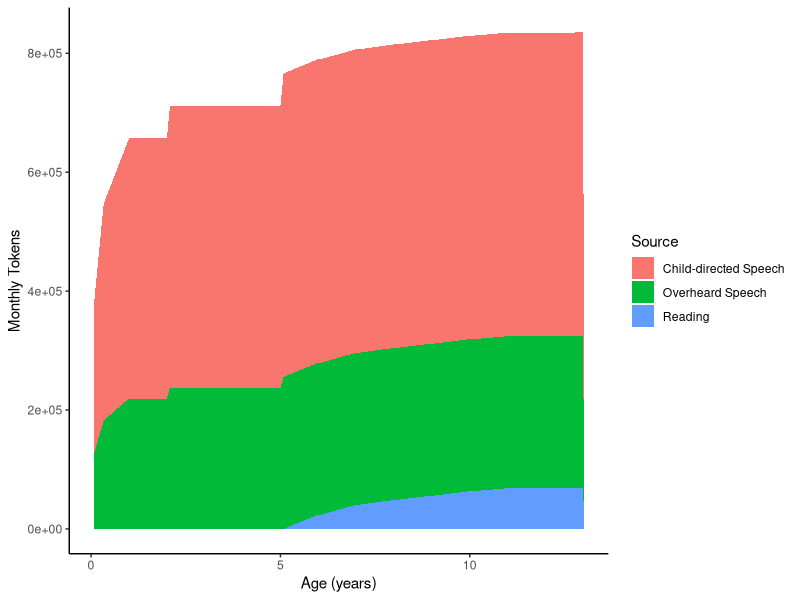
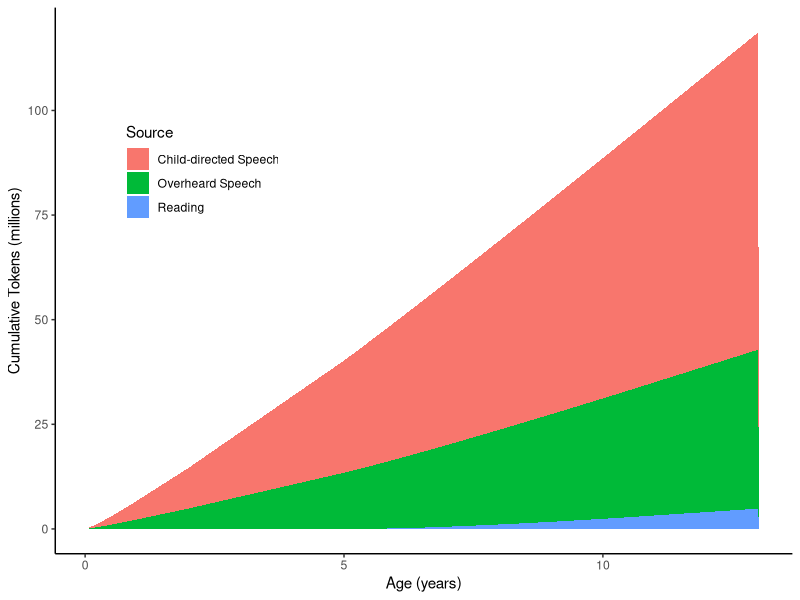

Recreate these plots in R, in order.
## ---- chunk 1
knitr::opts_chunk$set(echo = TRUE)
require(tidyverse)
## ---- chunk 2
# https://www.sleepfoundation.org/children-and-sleep/how-much-sleep-do-kids-need
waking_hours_per_day = c(7,8,9, # 14-17 hrs of sleep
                           seq(10, 12, length.out=9), # infant: 12-15 hrs of sleep
                           rep(12, 12), # toddler: 11-14 hrs of sleep
                           rep(13, 3*12), # preschool (3-5): 10-13 hrs of sleep
                           rep(14, 8*12)) # school-aged: 9-11 hrs of sleep
## ---- chunk 3
overheard_speech_rate = rep(600, 13*12) # 13 years - increase at school age?
child_directed_speech_rate = rep(1198, 13*12) # how should this change?
# let's estimate monthly rates based on Hasbrauck and Tindal (2006) norms
reading_rate = 60 * c(rep(0, 12*5), # no reading 0-5
                 seq(0, 53, length.out=12), # 53 correct wpm by end of Grade 1
                 seq(53, 89, length.out=12), # 89 by end of Grade 2
                 seq(89, 107, length.out=12), # 107 by end of Grade 3
                 seq(107, 123, length.out=12), # Grade 4
                 seq(123, 139, length.out=12), # Grade 5
                 seq(139, 150, length.out=12), # Grade 6
                 seq(150, 150, length.out=12), # Grade 7
                 seq(150, 151, length.out=12) # Grade 8
                 ) # first 13 years

# 6TH-8TH GRADE (SPRING) (11-14 YEARS OLD): 150 – 204 WPM
# HIGHSCHOOL (14-18 YEARS OLD): 200 – 300 WPM
# COLLEGE (18-23) YEARS OLD	300 – 350 WPM
# ADULTS	220 – 350 WPM
## ---- chunk 4
hours_read_per_month = 30.44*.25 # 15 min/day
tokens_read_per_month = reading_rate * hours_read_per_month
waking_hours_per_month = waking_hours_per_day * 30.44

hours_overheard_speech_per_month = overheard_speech_rate * waking_hours_per_month
hours_child_directed_speech_per_month = child_directed_speech_rate * waking_hours_per_month

input_long_df <- bind_rows(
  tibble(Source = "Reading", Age = 1:length(tokens_read_per_month), 
         `Hourly Rate` = reading_rate,
         `Monthly Tokens` = tokens_read_per_month,
         `Total Tokens` = cumsum(tokens_read_per_month)),
  tibble(Source = "Overheard Speech", Age = 1:length(tokens_read_per_month),
         `Hourly Rate` = overheard_speech_rate,
         `Monthly Tokens` = hours_overheard_speech_per_month,
         `Total Tokens` = cumsum(hours_overheard_speech_per_month)),
  tibble(Source = "Child-directed Speech", Age = 1:length(tokens_read_per_month),
         `Hourly Rate` = child_directed_speech_rate,
         `Monthly Tokens` = hours_child_directed_speech_per_month,
         `Total Tokens` = cumsum(hours_child_directed_speech_per_month))
  )
## ---- chunk 5
input_long_df %>%
  mutate(`Age (years)` = Age / 12) %>%
  ggplot(aes(x=`Age (years)`, y=`Monthly Tokens`, fill=Source)) + 
    geom_area() + #ylim(0, 1.5e6) + 
    theme_classic() # + geom_hline(yintercept=1e6, linetype="dashed")
## ---- chunk 6
input_long_df %>% 
  mutate(`Cumulative Tokens (millions)` = `Total Tokens` / 1e6,
         `Age (years)` = Age / 12) %>%
  ggplot(aes(x=`Age (years)`, y=`Cumulative Tokens (millions)`, fill=Source)) + 
    geom_area() + 
    theme_classic() + # + geom_hline(yintercept=1e6, linetype="dashed")
    theme(legend.position = c(.2, .7))
